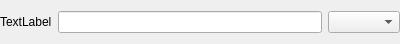
<?xml version="1.0" encoding="UTF-8"?>
<ui version="4.0">
 <class>PropertyEditor</class>
 <widget class="QWidget" name="PropertyEditor">
  <property name="geometry">
   <rect>
    <x>0</x>
    <y>0</y>
    <width>400</width>
    <height>44</height>
   </rect>
  </property>
  <property name="windowTitle">
   <string>Form</string>
  </property>
  <layout class="QHBoxLayout" name="horizontalLayout">
   <property name="leftMargin">
    <number>0</number>
   </property>
   <property name="topMargin">
    <number>0</number>
   </property>
   <property name="rightMargin">
    <number>0</number>
   </property>
   <property name="bottomMargin">
    <number>0</number>
   </property>
   <item>
    <widget class="QLabel" name="name_label">
     <property name="text">
      <string>TextLabel</string>
     </property>
    </widget>
   </item>
   <item>
    <widget class="QLineEdit" name="lineEdit"/>
   </item>
   <item>
    <widget class="QComboBox" name="comboBox"/>
   </item>
  </layout>
 </widget>
 <resources/>
 <connections/>
</ui>
